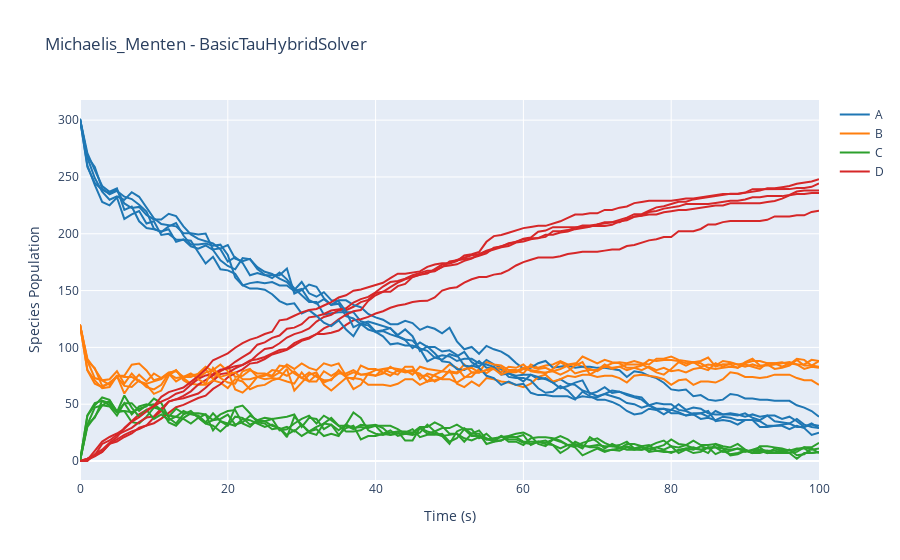

This figure's notebook cell:
### Markdown cell above
### Displaying Results

Results objects offer methods for displaying results and standard deviation range using matplotlib and plotplotly.

### Code cell
results3.plotplotly()
